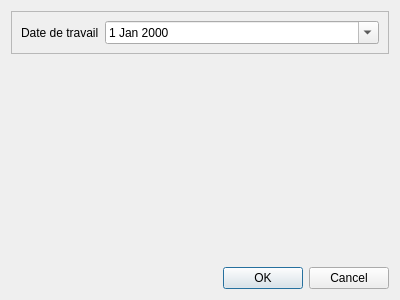
<?xml version="1.0" encoding="UTF-8"?>
<ui version="4.0">
 <class>Dialog</class>
 <widget class="QDialog" name="Dialog">
  <property name="geometry">
   <rect>
    <x>0</x>
    <y>0</y>
    <width>400</width>
    <height>300</height>
   </rect>
  </property>
  <property name="windowTitle">
   <string>Dialog</string>
  </property>
  <layout class="QVBoxLayout" name="verticalLayout">
   <item>
    <widget class="QFrame" name="frame">
     <property name="frameShape">
      <enum>QFrame::StyledPanel</enum>
     </property>
     <property name="frameShadow">
      <enum>QFrame::Raised</enum>
     </property>
     <layout class="QFormLayout" name="formLayout">
      <property name="fieldGrowthPolicy">
       <enum>QFormLayout::AllNonFixedFieldsGrow</enum>
      </property>
      <item row="0" column="0">
       <widget class="QLabel" name="label">
        <property name="text">
         <string>Date de travail</string>
        </property>
       </widget>
      </item>
      <item row="0" column="1">
       <widget class="QDateEdit" name="dateEdit">
        <property name="calendarPopup">
         <bool>true</bool>
        </property>
       </widget>
      </item>
     </layout>
    </widget>
   </item>
   <item>
    <spacer name="verticalSpacer">
     <property name="orientation">
      <enum>Qt::Vertical</enum>
     </property>
     <property name="sizeHint" stdset="0">
      <size>
       <width>20</width>
       <height>40</height>
      </size>
     </property>
    </spacer>
   </item>
   <item>
    <widget class="QDialogButtonBox" name="buttonBox">
     <property name="orientation">
      <enum>Qt::Horizontal</enum>
     </property>
     <property name="standardButtons">
      <set>QDialogButtonBox::Cancel|QDialogButtonBox::Ok</set>
     </property>
    </widget>
   </item>
  </layout>
 </widget>
 <resources/>
 <connections>
  <connection>
   <sender>buttonBox</sender>
   <signal>accepted()</signal>
   <receiver>Dialog</receiver>
   <slot>accept()</slot>
   <hints>
    <hint type="sourcelabel">
     <x>248</x>
     <y>254</y>
    </hint>
    <hint type="destinationlabel">
     <x>157</x>
     <y>274</y>
    </hint>
   </hints>
  </connection>
  <connection>
   <sender>buttonBox</sender>
   <signal>rejected()</signal>
   <receiver>Dialog</receiver>
   <slot>reject()</slot>
   <hints>
    <hint type="sourcelabel">
     <x>316</x>
     <y>260</y>
    </hint>
    <hint type="destinationlabel">
     <x>286</x>
     <y>274</y>
    </hint>
   </hints>
  </connection>
 </connections>
</ui>
